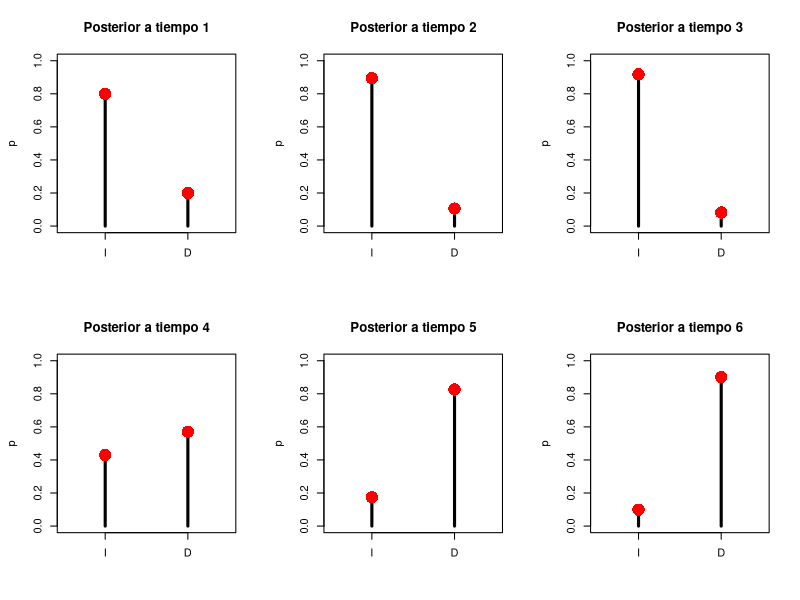

The R source for this figure:
# Hidden Markov Models

# Inferencia bayesiana recursiva para el caso en el que el estado del mundo es 
# dinámico y discreto (en particular, binario). 

# Esta es una implementacion del ejemplo del libro "Bayesian perception: an 
#introduction" por Wei Ji Ma, Konrad Kording y Daniel Goldreich. 
# En este ejemplo se el sujeto trata de determinar si un animal, que ve a lo 
# lejos, se está moviendo a izquierda (I) o a derecha (D).

# A priori, la probabilidad de que se esté moviendo en cada dirección es la 
# misma: p(I) = p(D) = 0.5

# Se supone que la percepción visual tiene ruido: hay un 20% de probabilidades
# de observar la dirección contraria a la que el animal realmente se está 
# moviendo.

# Dinámica: en promedio, la dirección cambia cada 5 pasos temporales.

# Aprovechamos la representación matricial para llevar a cabo la recursión
# de una manera sencilla.

# Consideramos la cantidad de pasos temporales:

N = 6

# Definimos la matriz que representa la dinamica del sistema
M = matrix(c(0.8, 0.2, 0.2, 0.8), nrow = 2, ncol = 2)

# Generamos las observaciones del individuo: 0 representa a la izquierda 
# y 1 a la derecha.
obs = c(0,0,0,1,1,1)
observations = ifelse(obs == 1, 'D', 'I')
print(observations)


# Definimos la matriz de Likelihood
L = matrix(c(0.8, 0.2, 0.2, 0.8), nrow = 2, ncol = 2)

# Inicializamos el vector de probabilidades a priori (que podemos considerar 
# probabilidades posterior del tiempo 0)

p_post = c(0.5, 0.5)

# Iteramos para cada paso temporal:
par(pty="s", mfrow=c(2,3))
for (t in 1:N){
  
  # Se aplica la dinámica para tener la probabilidad prior a tiempo t
  p_before = M %*% p_post
  
  # Aplicamos la Regla de Bayes para calcular la probabilidad posterior a tiempo t
  p_post = p_before * L[,obs[t]+1] / sum(p_before * L[,obs[t]+1]) 
  
  x = c(0,1)
  y = p_post
  
  #R Graficamos la probabilidad posterior a tiempo t
  
  title = paste('Posterior a tiempo', t)
  plot(x, y, type='h', xlim=c(-0.5, 1.5), ylim=c(0,1), lwd=3, xaxt='n', main=title, xlab='', ylab='p', )
  axis(1, at=c(0,1), labels=c('I', 'D'))
  points(x,y,pch=16,cex=2.5,col="red")
}
